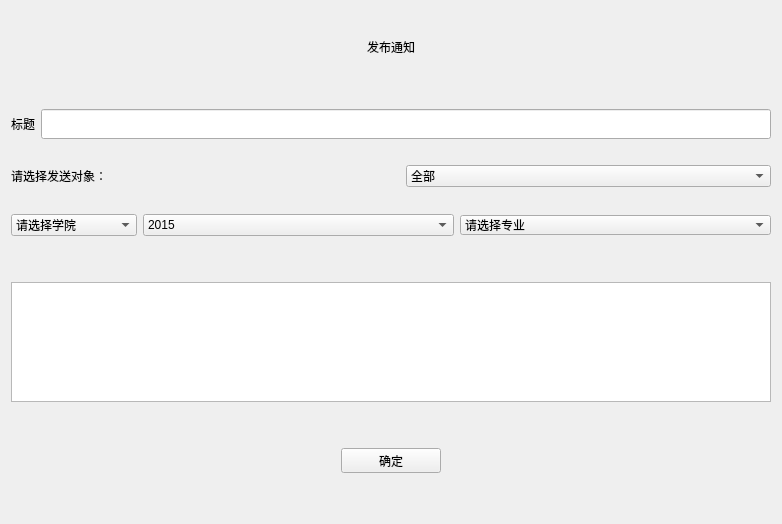
<?xml version="1.0" encoding="UTF-8"?>
<ui version="4.0">
 <class>inform_Table</class>
 <widget class="QWidget" name="inform_Table">
  <property name="geometry">
   <rect>
    <x>0</x>
    <y>0</y>
    <width>774</width>
    <height>524</height>
   </rect>
  </property>
  <property name="windowTitle">
   <string>Form</string>
  </property>
  <layout class="QVBoxLayout" name="verticalLayout" stretch="9,0,0,0,1,0">
   <item>
    <layout class="QVBoxLayout" name="verticalLayout_2">
     <item>
      <spacer name="verticalSpacer_2">
       <property name="orientation">
        <enum>Qt::Vertical</enum>
       </property>
       <property name="sizeHint" stdset="0">
        <size>
         <width>20</width>
         <height>40</height>
        </size>
       </property>
      </spacer>
     </item>
     <item>
      <layout class="QHBoxLayout" name="horizontalLayout">
       <property name="topMargin">
        <number>0</number>
       </property>
       <item alignment="Qt::AlignHCenter">
        <widget class="QLabel" name="label">
         <property name="minimumSize">
          <size>
           <width>0</width>
           <height>30</height>
          </size>
         </property>
         <property name="maximumSize">
          <size>
           <width>16777215</width>
           <height>30</height>
          </size>
         </property>
         <property name="sizeIncrement">
          <size>
           <width>0</width>
           <height>30</height>
          </size>
         </property>
         <property name="styleSheet">
          <string notr="true">font: 12pt &quot;宋体&quot;;</string>
         </property>
         <property name="text">
          <string>发布通知</string>
         </property>
        </widget>
       </item>
      </layout>
     </item>
     <item>
      <spacer name="verticalSpacer">
       <property name="orientation">
        <enum>Qt::Vertical</enum>
       </property>
       <property name="sizeHint" stdset="0">
        <size>
         <width>20</width>
         <height>40</height>
        </size>
       </property>
      </spacer>
     </item>
     <item>
      <spacer name="verticalSpacer_3">
       <property name="orientation">
        <enum>Qt::Vertical</enum>
       </property>
       <property name="sizeHint" stdset="0">
        <size>
         <width>20</width>
         <height>40</height>
        </size>
       </property>
      </spacer>
     </item>
     <item>
      <layout class="QHBoxLayout" name="horizontalLayout_3" stretch="0,7">
       <item>
        <widget class="QLabel" name="label_4">
         <property name="text">
          <string>标题</string>
         </property>
        </widget>
       </item>
       <item>
        <widget class="QLineEdit" name="informName">
         <property name="minimumSize">
          <size>
           <width>730</width>
           <height>30</height>
          </size>
         </property>
         <property name="maximumSize">
          <size>
           <width>730</width>
           <height>30</height>
          </size>
         </property>
        </widget>
       </item>
      </layout>
     </item>
     <item>
      <spacer name="verticalSpacer_4">
       <property name="orientation">
        <enum>Qt::Vertical</enum>
       </property>
       <property name="sizeHint" stdset="0">
        <size>
         <width>20</width>
         <height>40</height>
        </size>
       </property>
      </spacer>
     </item>
     <item>
      <layout class="QHBoxLayout" name="horizontalLayout_5">
       <item>
        <widget class="QLabel" name="label_2">
         <property name="text">
          <string>请选择发送对象：</string>
         </property>
        </widget>
       </item>
       <item>
        <widget class="QComboBox" name="userType">
         <property name="minimumSize">
          <size>
           <width>365</width>
           <height>0</height>
          </size>
         </property>
         <property name="maximumSize">
          <size>
           <width>365</width>
           <height>16777215</height>
          </size>
         </property>
         <item>
          <property name="text">
           <string>全部</string>
          </property>
         </item>
         <item>
          <property name="text">
           <string>老师</string>
          </property>
         </item>
         <item>
          <property name="text">
           <string>学生</string>
          </property>
         </item>
        </widget>
       </item>
      </layout>
     </item>
     <item>
      <spacer name="verticalSpacer_5">
       <property name="orientation">
        <enum>Qt::Vertical</enum>
       </property>
       <property name="sizeHint" stdset="0">
        <size>
         <width>20</width>
         <height>40</height>
        </size>
       </property>
      </spacer>
     </item>
     <item>
      <layout class="QHBoxLayout" name="horizontalLayout_4" stretch="0,0,0">
       <item>
        <widget class="QComboBox" name="inameType">
         <property name="minimumSize">
          <size>
           <width>126</width>
           <height>0</height>
          </size>
         </property>
         <property name="maximumSize">
          <size>
           <width>126</width>
           <height>16777215</height>
          </size>
         </property>
         <item>
          <property name="text">
           <string>请选择学院</string>
          </property>
         </item>
         <item>
          <property name="text">
           <string>所有学院</string>
          </property>
         </item>
        </widget>
       </item>
       <item>
        <widget class="QComboBox" name="GRADE">
         <item>
          <property name="text">
           <string>2015</string>
          </property>
         </item>
         <item>
          <property name="text">
           <string>2016</string>
          </property>
         </item>
         <item>
          <property name="text">
           <string>2017</string>
          </property>
         </item>
         <item>
          <property name="text">
           <string>2018</string>
          </property>
         </item>
        </widget>
       </item>
       <item>
        <widget class="QComboBox" name="mnameType">
         <property name="minimumSize">
          <size>
           <width>0</width>
           <height>0</height>
          </size>
         </property>
         <property name="maximumSize">
          <size>
           <width>16777215</width>
           <height>20</height>
          </size>
         </property>
         <item>
          <property name="text">
           <string>请选择专业</string>
          </property>
         </item>
        </widget>
       </item>
      </layout>
     </item>
    </layout>
   </item>
   <item>
    <spacer name="verticalSpacer_6">
     <property name="orientation">
      <enum>Qt::Vertical</enum>
     </property>
     <property name="sizeHint" stdset="0">
      <size>
       <width>20</width>
       <height>40</height>
      </size>
     </property>
    </spacer>
   </item>
   <item>
    <widget class="QTextEdit" name="context">
     <property name="sizePolicy">
      <sizepolicy hsizetype="Expanding" vsizetype="Expanding">
       <horstretch>0</horstretch>
       <verstretch>150</verstretch>
      </sizepolicy>
     </property>
     <property name="minimumSize">
      <size>
       <width>0</width>
       <height>120</height>
      </size>
     </property>
     <property name="maximumSize">
      <size>
       <width>16777215</width>
       <height>120</height>
      </size>
     </property>
     <property name="sizeIncrement">
      <size>
       <width>0</width>
       <height>100</height>
      </size>
     </property>
    </widget>
   </item>
   <item>
    <spacer name="verticalSpacer_7">
     <property name="orientation">
      <enum>Qt::Vertical</enum>
     </property>
     <property name="sizeHint" stdset="0">
      <size>
       <width>20</width>
       <height>40</height>
      </size>
     </property>
    </spacer>
   </item>
   <item>
    <layout class="QHBoxLayout" name="horizontalLayout_2" stretch="0,2,0">
     <property name="leftMargin">
      <number>0</number>
     </property>
     <item>
      <spacer name="horizontalSpacer_2">
       <property name="orientation">
        <enum>Qt::Horizontal</enum>
       </property>
       <property name="sizeHint" stdset="0">
        <size>
         <width>40</width>
         <height>20</height>
        </size>
       </property>
      </spacer>
     </item>
     <item>
      <widget class="QPushButton" name="pushButton_okin">
       <property name="minimumSize">
        <size>
         <width>0</width>
         <height>20</height>
        </size>
       </property>
       <property name="maximumSize">
        <size>
         <width>100</width>
         <height>16777215</height>
        </size>
       </property>
       <property name="text">
        <string>确定</string>
       </property>
      </widget>
     </item>
     <item>
      <spacer name="horizontalSpacer">
       <property name="orientation">
        <enum>Qt::Horizontal</enum>
       </property>
       <property name="sizeHint" stdset="0">
        <size>
         <width>40</width>
         <height>20</height>
        </size>
       </property>
      </spacer>
     </item>
    </layout>
   </item>
   <item>
    <spacer name="verticalSpacer_8">
     <property name="orientation">
      <enum>Qt::Vertical</enum>
     </property>
     <property name="sizeHint" stdset="0">
      <size>
       <width>20</width>
       <height>40</height>
      </size>
     </property>
    </spacer>
   </item>
  </layout>
 </widget>
 <resources/>
 <connections/>
</ui>
